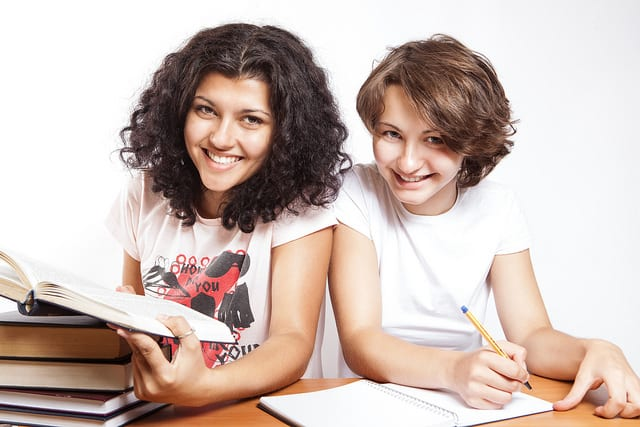
#> input picture test1.png, 640 x 427 px
$ python img_cartoon_face.py   (older library calls are emulated)
#> lines starting #> are read from the running program, lines starting #| are printed output that depends on the picture
# plot photo with detected faces using opencv cascade classifier
from cv2 import cv2
from cv2.cv2 import imread, inpaint
from cv2.cv2 import imshow
from cv2.cv2 import waitKey
from cv2.cv2 import destroyAllWindows
from cv2.cv2 import CascadeClassifier
from cv2.cv2 import rectangle
import numpy as np
# load the photograph
pixels = imread('test1.png')
#> pixels is the input picture: shape (427, 640, 3); mean B, G, R 179.7, 186.7, 203.9
pixels_orig = pixels
# load the pre-trained model
classifier = CascadeClassifier('haarcascade_frontalface_default.xml')
# perform face detectionq
bboxes = classifier.detectMultiScale(pixels)
#> bboxes = [[173, 74, 108, 108], [363, 104, 97, 97]]
x, y, width, height = bboxes[0]
#> x = 173; y = 74; width = 108; height = 108
face_image = pixels_orig[y:y+height,x:x+width]
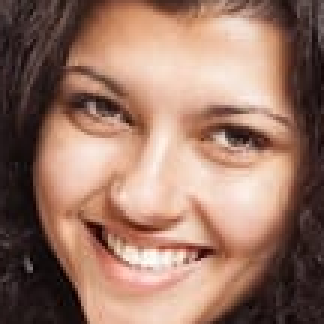
#> face_image: shape (108, 108, 3) (shown 3 times larger); mean B, G, R 102.4, 118.1, 153.8
imshow('original face', face_image)
ksize = (30, 30)
imageAllBlurred = cv2.blur(face_image,ksize=ksize) # with a kernel size value 'ksize' equals to 3 for example
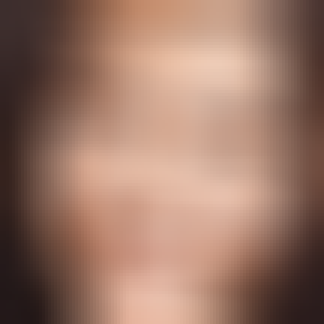
#> imageAllBlurred: shape (108, 108, 3) (shown 3 times larger); mean B, G, R 102.6, 118.4, 154.2
for i in range(10):
    imageAllBlurred = cv2.blur(face_image,ksize=ksize)

imageAllBlurred = np.where(imageAllBlurred<face_image,imageAllBlurred,face_image)
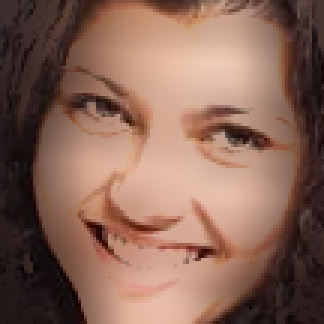
#> imageAllBlurred: shape (108, 108, 3) (shown 3 times larger); mean B, G, R 87.4, 102.1, 137.4
norm_image = cv2.normalize(imageAllBlurred, None, alpha=0, beta=1, norm_type=cv2.NORM_MINMAX, dtype=cv2.CV_32F)

# show the image
imshow('cartoon image blurred', norm_image)

waitKey(0)
# close the window
destroyAllWindows()

$ run again, with face_cartoon.png copied over test1.png
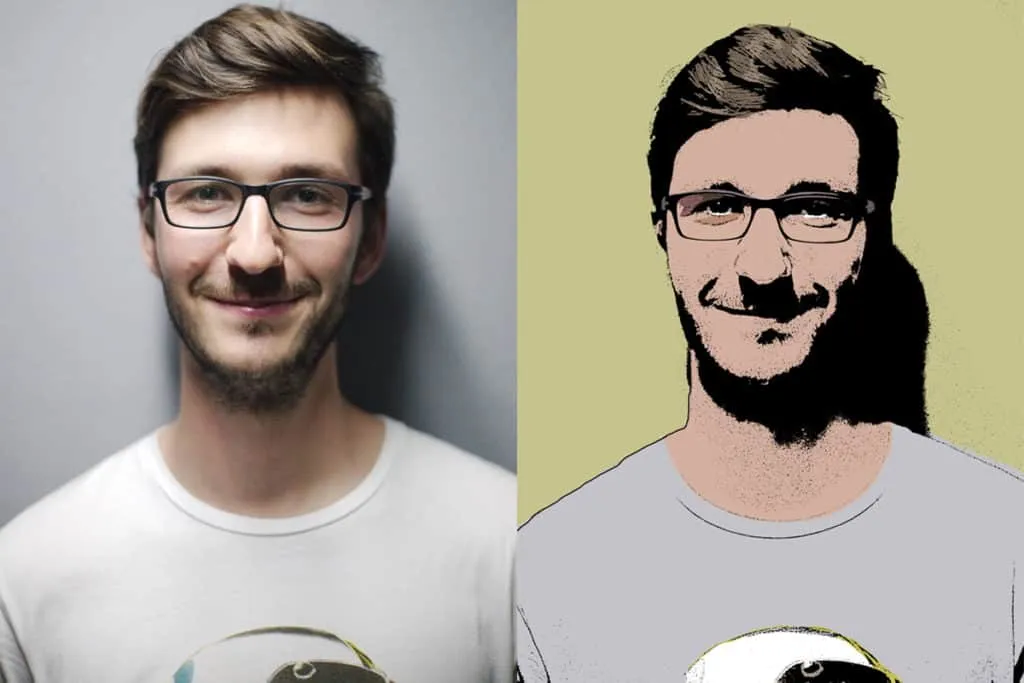
#> input picture face_cartoon.png, 1024 x 683 px
#> pixels is the input picture: shape (683, 1024, 3); mean B, G, R 148.4, 160.3, 166.1
#> bboxes = [[115, 85, 283, 283], [627, 93, 287, 287]]
#> x = 115; y = 85; width = 283
#> `face_image = pixels_orig[y:y+height,x:x+width]`:
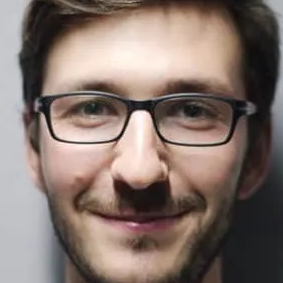
#> face_image: shape (283, 283, 3); mean B, G, R 108.6, 115.8, 132
#> `imageAllBlurred = np.where(imageAllBlurred<face_image,imageAllBlurred,..`:
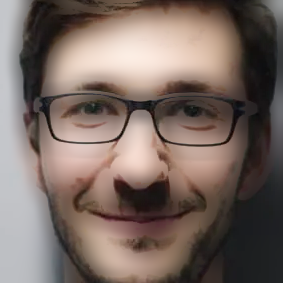
#> imageAllBlurred: shape (283, 283, 3); mean B, G, R 99.4, 106.5, 122.2
